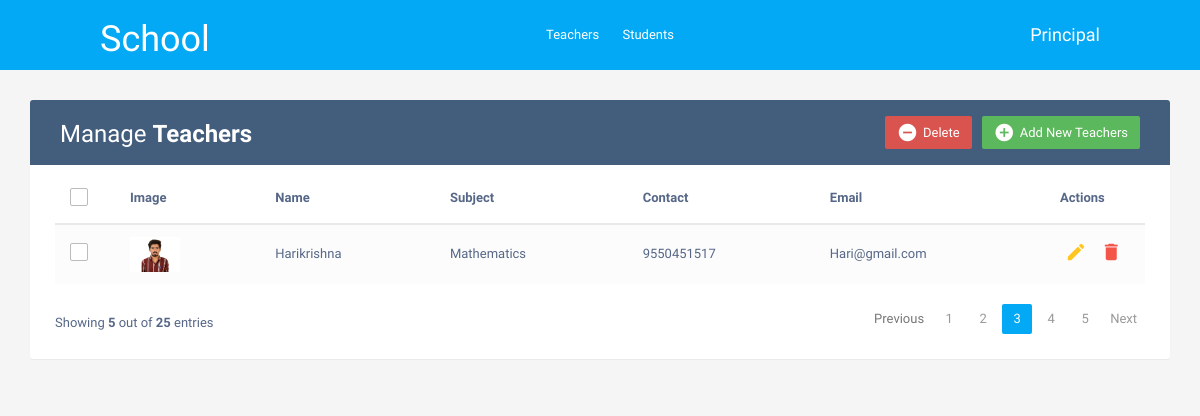
The page / on the database its author committed.
### teachers/models.py (models this page shows, shortened)
class Teacher(models.Model):
    name = models.CharField(max_length=100)
    subject = models.CharField(max_length=100)
    contact = models.CharField(max_length=15)
    email = models.EmailField(unique=True)
    image = models.ImageField(upload_to="teachers/",blank=True,null=True)

### teachers/views.py (the view)
# urls.py: path('',views.teacher_list, name='all-teachers'),
def teacher_list(request):
    teachers = Teacher.objects.all()
    return render(request, "index.html",{"allteachers":teachers})

### templates/index.html (shortened to what this page needs)
<!DOCTYPE html>
<html lang="en">
<head>
<link rel="stylesheet" href="https://maxcdn.bootstrapcdn.com/font-awesome/4.7.0/css/font-awesome.min.css">
<link rel="stylesheet" href="https://maxcdn.bootstrapcdn.com/bootstrap/3.3.7/css/bootstrap.min.css">
<link rel="stylesheet" href="/static/css/styles.css">
  <body>
	{% include 'header.html' %}
    <div class="container">
        <div class="table-wrapper">
            <div class="table-title">
                <div class="row">
                    <div class="col-sm-6">
						<h2>Manage <b>Teachers</b></h2>
					</div>
					<div class="col-sm-6">
						<a href="#addEmployeeModal" class="btn btn-success" data-toggle="modal"><i class="material-icons">&#xE147;</i> <span>Add New Teachers</span></a>
						<a href="#deleteEmployeeModal" class="btn btn-danger" data-toggle="modal"><i class="material-icons">&#xE15C;</i> <span>Delete</span></a>
					</div>
                </div>
            </div>
            <table class="table table-striped table-hover">
                <thead>
                    <tr>
						<th>
							<span class="custom-checkbox">
								<label for="selectAll"></label>
							</span>
						</th>
						<th>Image</th>
                        <th>Name</th>
                        <th>Subject</th>
						<th>Contact</th>
                        <th>Email</th>
						<th>Actions</th>
                    </tr>
                </thead>
                <tbody>
					{%for i in allteachers %}
                    <tr>
						<td>
							<span class="custom-checkbox">
								<label for="checkbox1"></label>
							</span>
						</td>
						<td>
							{% if i.image %}
							<img src="{{i.image.url}}" alt="teacher image" width="50">
							{% endif %}
						</td>
                        <td>{{i.name}}</td>
                        <td>{{i.subject}}</td>
						<td>{{i.contact}}</td>
                        <td>{{i.email}}</td>
                        <td>
                            <a href="#editEmployeeModal-{{forloop.counter}}" class="edit" data-toggle="modal"><i class="material-icons" data-toggle="tooltip" title="Edit">&#xE254;</i></a>
                            <a href="#deleteEmployeeModal-{{forloop.counter}}" class="delete" data-toggle="modal"><i class="material-icons" data-toggle="tooltip" title="Delete">&#xE872;</i></a>
                        </td>
                    </tr>
					{% endfor %}
                </tbody>
            </table>
			<div class="clearfix">
                <div class="hint-text">Showing <b>5</b> out of <b>25</b> entries</div>
                <ul class="pagination">
                    <li class="page-item disabled"><a href="#">Previous</a></li>
                    <li class="page-item"><a href="#" class="page-link">1</a></li>
                    <li class="page-item"><a href="#" class="page-link">2</a></li>
                    <li class="page-item active"><a href="#" class="page-link">3</a></li>
                    <li class="page-item"><a href="#" class="page-link">4</a></li>
                    <li class="page-item"><a href="#" class="page-link">5</a></li>
                    <li class="page-item"><a href="#" class="page-link">Next</a></li>
                </ul>
            </div>
        </div>
    </div>
</body>
</html>

### static/css/styles.css (style rules this page uses)
body { color: #566787; background: #f5f5f5; font-family: 'Varela Round', sans-serif; font-size: 13px; }
.table-wrapper { background: #fff; padding: 20px 25px; margin: 30px 0; border-radius: 3px; box-shadow: 0 1px 1px rgba(0,0,0,.05); }
.table-title { padding-bottom: 15px; background: #435d7d; color: #fff; padding: 16px 30px; margin: -20px -25px 10px; border-radius: 3px 3px 0 0; }
.table-title h2 { margin: 5px 0 0; font-size: 24px; }
.table-title .btn { color: #fff; float: right; font-size: 13px; border: none; min-width: 50px; border-radius: 2px; border: none; outline: none !important; margin-left: 10px; }
.table-title .btn i { float: left; font-size: 21px; margin-right: 5px; }
.table-title .btn span { float: left; margin-top: 2px; }
table.table tr th, table.table tr td { border-color: #e9e9e9; padding: 12px 15px; vertical-align: middle; }
table.table tr th:first-child { width: 60px; }
table.table tr th:last-child { width: 100px; }
table.table-striped tbody tr:nth-of-type(odd) { background-color: #fcfcfc; }
table.table td:last-child i { opacity: 0.9; font-size: 22px; margin: 0 5px; }
table.table td a { font-weight: bold; color: #566787; display: inline-block; text-decoration: none; outline: none !important; }
table.table td a.edit { color: #FFC107; }
table.table td a.delete { color: #F44336; }
table.table td i { font-size: 19px; }
.pagination { float: right; margin: 0 0 5px; }
.pagination li a { border: none; font-size: 13px; min-width: 30px; min-height: 30px; color: #999; margin: 0 2px; line-height: 30px; border-radius: 2px !important; text-align: center; padding: 0 6px; }
.pagination li.active a, .pagination li.active a.page-link { background: #03A9F4; }
.hint-text { float: left; margin-top: 10px; font-size: 13px; }
.custom-checkbox { position: relative; }
.custom-checkbox label:before { width: 18px; height: 18px; }
.custom-checkbox label:before { content: ''; margin-right: 10px; display: inline-block; vertical-align: text-top; background: white; border: 1px solid #bbb; border-radius: 2px; box-sizing: border-box; z-index: 2; }

### rows shown on the page
Teacher: image (picture), name "Harikrishna", subject "Mathematics", contact "9550451517", email "Hari@gmail.com"
